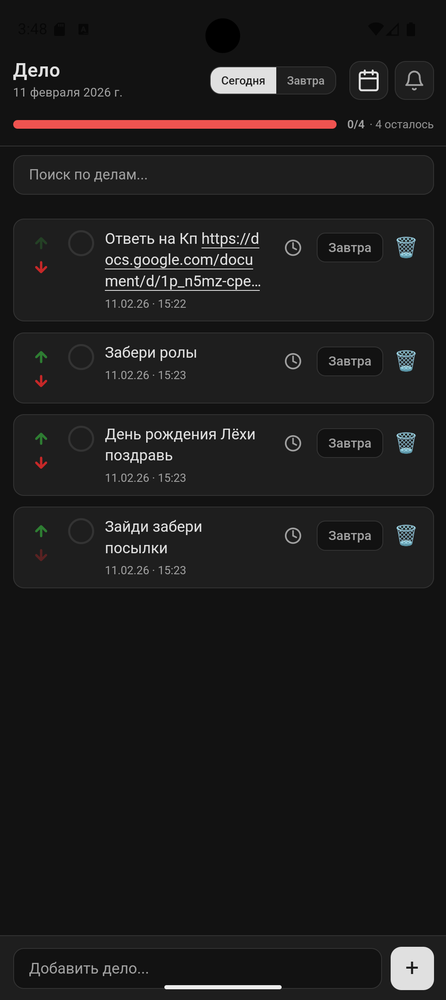
#> input picture screenshots/1-dark.png, 446 x 1000 px, shrunk from 1080 x 2424 before the run; its folder holds only this picture in this run
$ python crop_screenshots.py
#> lines starting #> are read from the running program, lines starting #| are printed output that depends on the picture
"""
Обрезка скриншотов под соотношение экрана телефона 9:19.5
для ровного отображения в рамках на лендинге.
Центральная обрезка — сохраняется середина изображения.
"""
from pathlib import Path

try:
    from PIL import Image
except ImportError:
    print("Установите Pillow: pip install Pillow")
    raise

SCREEN_RATIO = 9 / 19.5  # соотношение экрана в мокапе
SCREENSHOTS_DIR = Path(__file__).resolve().parent


def crop_to_ratio(img: Image.Image, ratio: float) -> Image.Image:
#> called with ratio = 0.462
    w, h = img.size
#> w = 446; h = 1000
    current_ratio = w / h
#> current_ratio = 0.446
    if abs(current_ratio - ratio) < 0.001:
        return img
    if current_ratio > ratio:
        # картинка шире — обрезаем по бокам
        new_w = int(h * ratio)
        left = (w - new_w) // 2
        return img.crop((left, 0, left + new_w, h))
    else:
        # картинка выше — обрезаем сверху и снизу
        new_h = int(w / ratio)
#> new_h = 966
        top = (h - new_h) // 2
#> top = 17
        return img.crop((0, top, w, top + new_h))
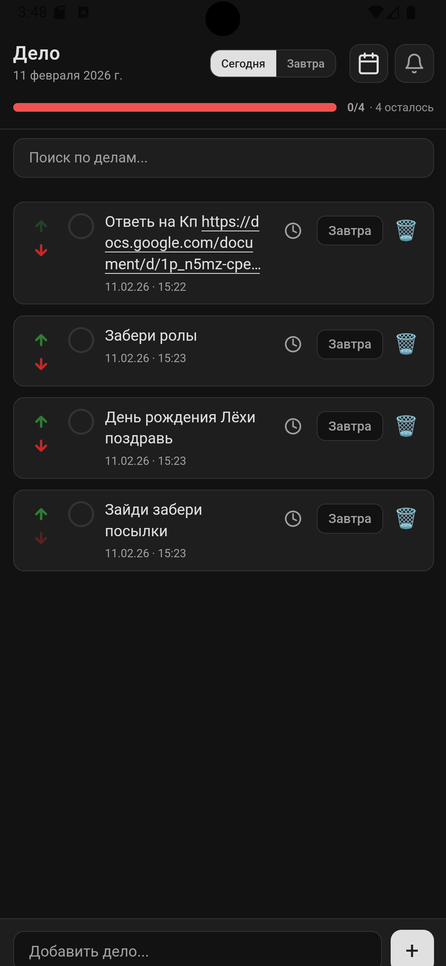
#> returned value: PIL image 446x966 RGB; mean R, G, B 28.7, 27.7, 27.7


def main():
    for path in sorted(SCREENSHOTS_DIR.glob("*.png")):
        if path.name.startswith("_"):
            continue
        try:
            img = Image.open(path).convert("RGB")
            cropped = crop_to_ratio(img, SCREEN_RATIO)
            cropped.save(path, "PNG", optimize=True)
            print(f"OK: {path.name} -> {cropped.size[0]}x{cropped.size[1]}")
#| OK: 1-dark.png -> 446x966
        except Exception as e:
            print(f"Ошибка {path.name}: {e}")


if __name__ == "__main__":
    main()

$ run again, on screenshots/3-dark.png
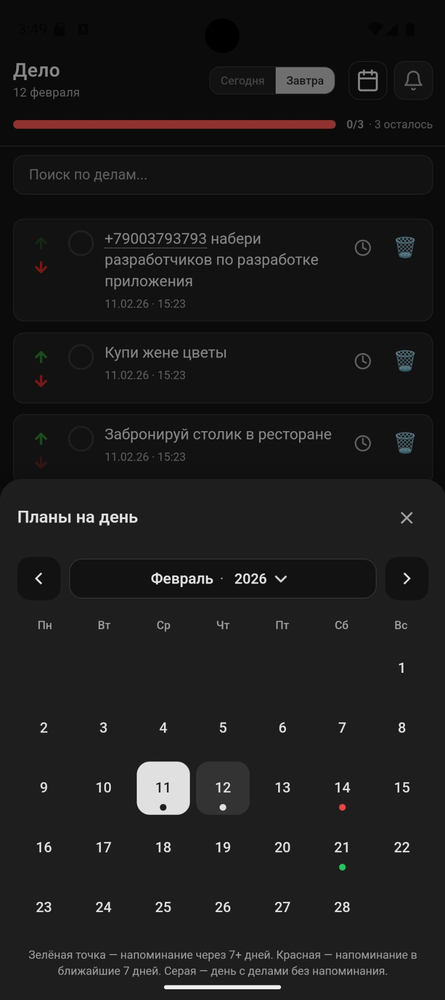
#> input picture screenshots/3-dark.png, 445 x 1000 px, shrunk from 912 x 2048 before the run
#> in main, img is the input picture: PIL image 445x1000 RGB; mean R, G, B 28.1, 27.5, 27.5
#> in crop_to_ratio, `return img.crop((0, top, w, top + new_h))`:
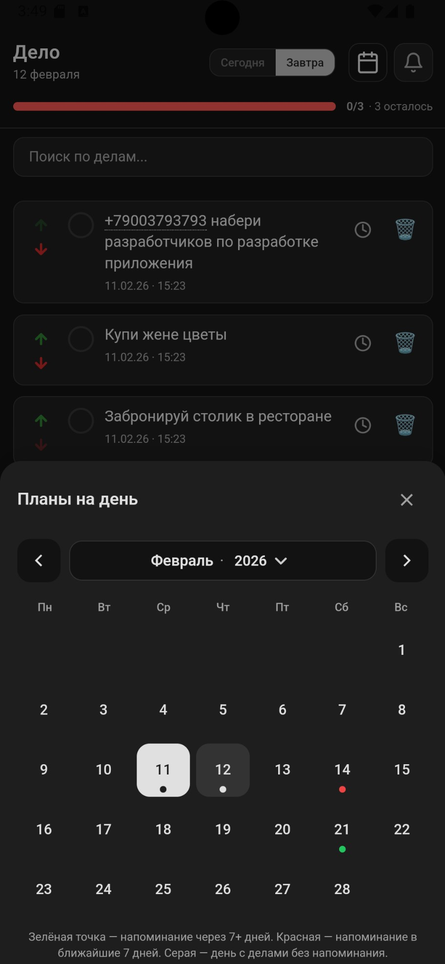
#> returned value: PIL image 445x964 RGB; mean R, G, B 28.2, 27.6, 27.5
#| OK: 3-dark.png -> 445x964
